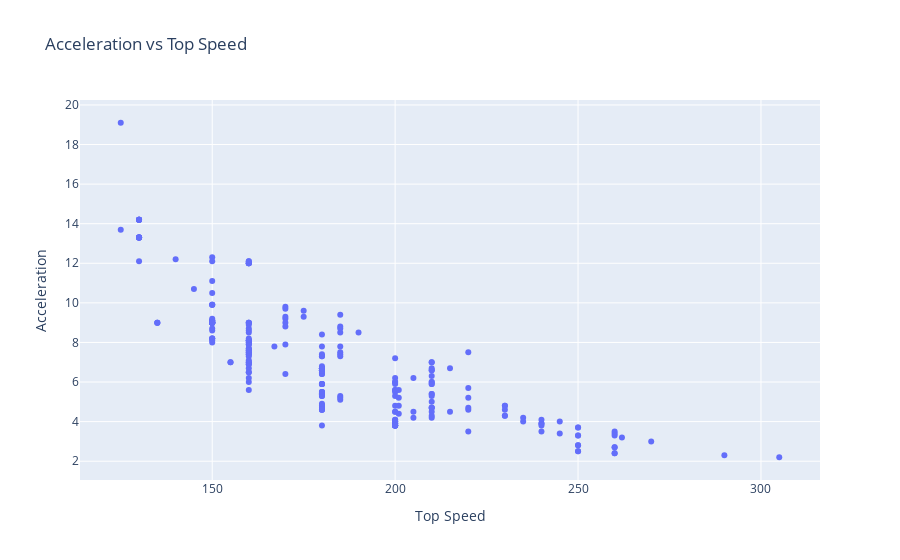

Notebook code for this chart:
### Code cell
chart = px.scatter(vehicle, x='top_speed_kmh' , y='acceleration_0_100_s',title='Acceleration vs Top Speed',labels={'acceleration_0_100_s' : 'Acceleration', 'top_speed_kmh' : 'Top Speed'})
chart.show()

### Figure 1 — Plotly figure (JSON) as saved in the notebook; plotly's stock layout.template omitted (floating-point values rounded to 4 significant figures; data arrays with more than 128 entries replaced by an {"elided": "..."} marker saying what was removed)
{"data": [{"hovertemplate": "Top Speed=%{x}<br>Acceleration=%{y}<extra></extra>", "legendgroup": "", "marker": {"color": "#636efa", "symbol": "circle"}, "mode": "markers", "name": "", "orientation": "v", "showlegend": false, "type": "scatter", "x": {"elided": "264 int values"}, "xaxis": "x", "y": {"elided": "264 float values"}, "yaxis": "y"}], "layout": {"autosize": true, "legend": {"tracegroupgap": 0}, "title": {"text": "Acceleration vs Top Speed"}, "xaxis": {"anchor": "y", "autorange": true, "domain": [0, 1], "range": [114.1, 315.9], "title": {"text": "Top Speed"}, "type": "linear"}, "yaxis": {"anchor": "x", "autorange": true, "domain": [0, 1], "range": [0.8053, 20.49], "title": {"text": "Acceleration"}, "type": "linear"}}}
